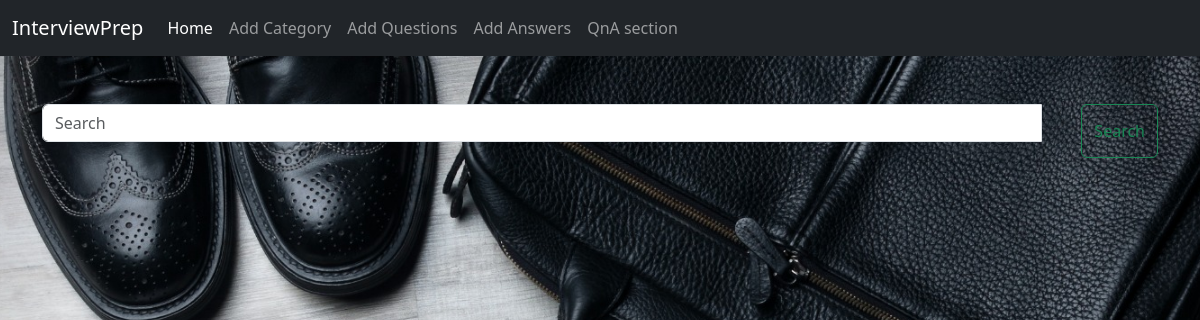
The app's page /displayQues/ (signed in), older data.
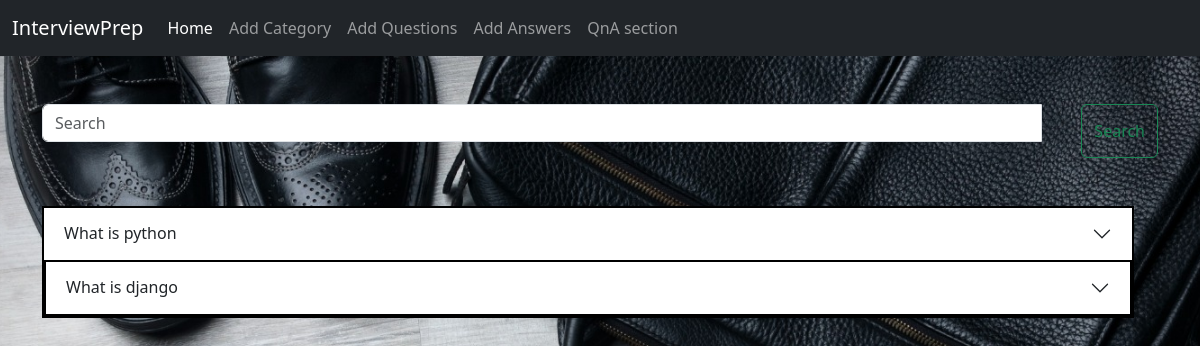
The same page, newer data.
### dashboard/models.py (models this page shows, shortened)
class Answers(models.Model):
    ques = models.ForeignKey(Questions,on_delete=models.CASCADE)
    ans = models.TextField()

class Questions(models.Model):
    DIFFICULTY_LEVEL_CHOICES = [
        ('Easy', 'Easy'),
        ('Medium', 'Medium'),
        ('Hard', 'Hard')
    ]
    quest = models.CharField(max_length=350)
    catg = models.ForeignKey(Category,on_delete=models.CASCADE,null=True,blank=True)
    createdAt = models.DateTimeField(auto_now_add=True)
    qDiffLvl = models.CharField(choices=DIFFICULTY_LEVEL_CHOICES,max_length=20)
    def __str__(self):
        return self.quest

### dashboard/views.py (the view)
# urls.py: path("displayQues/",displayQues,name="disQues"),
def displayQues(request):
    ans = Answers.objects.all()
    ansF = AnsFilter(request.GET, queryset = ans)
    context = {
        'ans' : ansF,
    }
    return render(request,'display_que.html',context)

### dashboard/templates/display_que.html (shortened to what this page needs)
{% extends 'index.html' %}
{% load crispy_forms_tags %}
{% block body %}
  <div class="row">
    <form class="d-flex" method="post" action="{% url 'search' %}">
      <div id="autocomplete" class="autocomplete input-group mb-3">
        <input
          class="form-control me-2"
          type="text"
          name="searchQ"
          placeholder="Search"
          aria-label="Search"
          id="srq"
        />
        <ul class="autocomplete-result-list"></ul>
      </div>
      <button class="btn btn-outline-success" type="submit">Search</button>
    </form>
    {% if ans %}
    <div class="row my-5">
      <div class="accordion accordion-flush" id="accordionFlushExample">
        {% for x in ans.qs %}
        <div class="accordion-item" style="border: 2px solid black;">
          <h2 class="accordion-header">
            <button class="accordion-button collapsed" type="button" data-bs-toggle="collapse" data-bs-target="#flush-collapseOne{{x.id}}" aria-expanded="false" aria-controls="flush-collapseOne">
              {{x.ques}}
            </button>
          </h2>
          {% endfor %}
          </div>
    </div>
  {% endif %}
  </div>
{% endblock %}

### dashboard/templates/index.html (shortened to what this page needs)
{% load static %}
<!doctype html>
<html lang="en">
  <head>
    <link href="https://cdn.jsdelivr.net/npm/bootstrap@5.3.0-alpha3/dist/css/bootstrap.min.css" rel="stylesheet">
    <link rel="stylesheet" href="https://unpkg.com/@trevoreyre/autocomplete-js/dist/style.css" />
  </head>
  <body>
    <header>
      {% include 'components/navbar.html' %}
    </header>
    <main>
      <article>
        <div class="container my-5">
          {% block body %}
          {% endblock %}
      </div>
      </article>
    </main>
  </body>
</html>

### dashboard/templates/components/navbar.html (shortened to what this page needs)
<nav class="navbar navbar-expand-lg bg-dark" data-bs-theme="dark">
    <div class="container-fluid">
      <a class="navbar-brand" href="{% url 'home' %}">InterviewPrep</a>
      <div class="collapse navbar-collapse" id="navbarNav">
        <ul class="navbar-nav">
          <li class="nav-item">
            <a class="nav-link active" aria-current="page" href="{% url 'home' %}">Home</a>
          </li>
          {% if request.user.is_superuser %}
            <li class="nav-item">
                <a class="nav-link" href="{% url 'add_catg' %}">Add Category</a>
            </li>
            <li class="nav-item">
                <a class="nav-link" href="{% url 'add_que' %}">Add Questions</a>
            </li>
            <li class="nav-item">
                <a class="nav-link" href="{% url 'add_Ans' %}">Add Answers</a>
            </li>
          {% endif %}
          <li class="nav-item">
            <a class="nav-link" href="{% url 'disQues' %}">QnA section</a>
        </li>
        </ul>
      </div>
    </div>
  </nav>

Row changes from the older to the newer data that the page shows:
added Answers: ques "What is python"
added Answers: ques "What is django"
